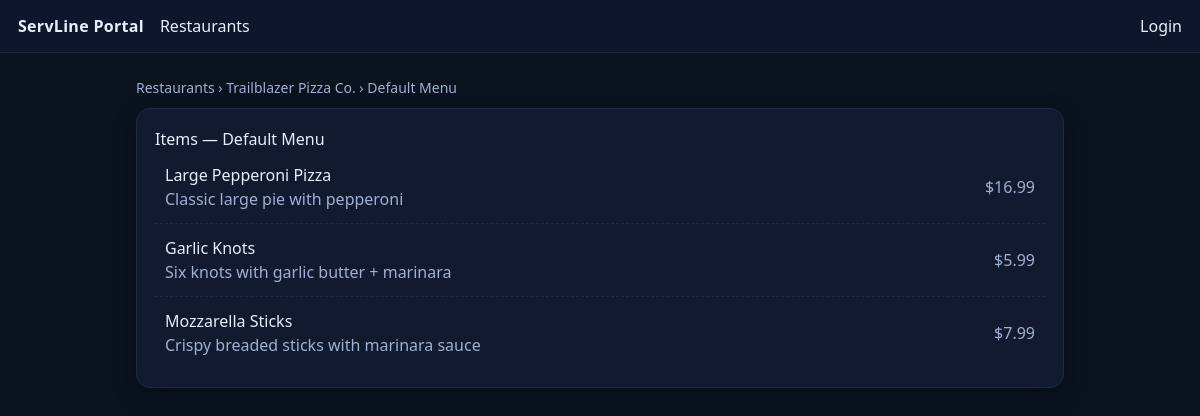
/menus/1/items, run on an earlier commit of the app's database.
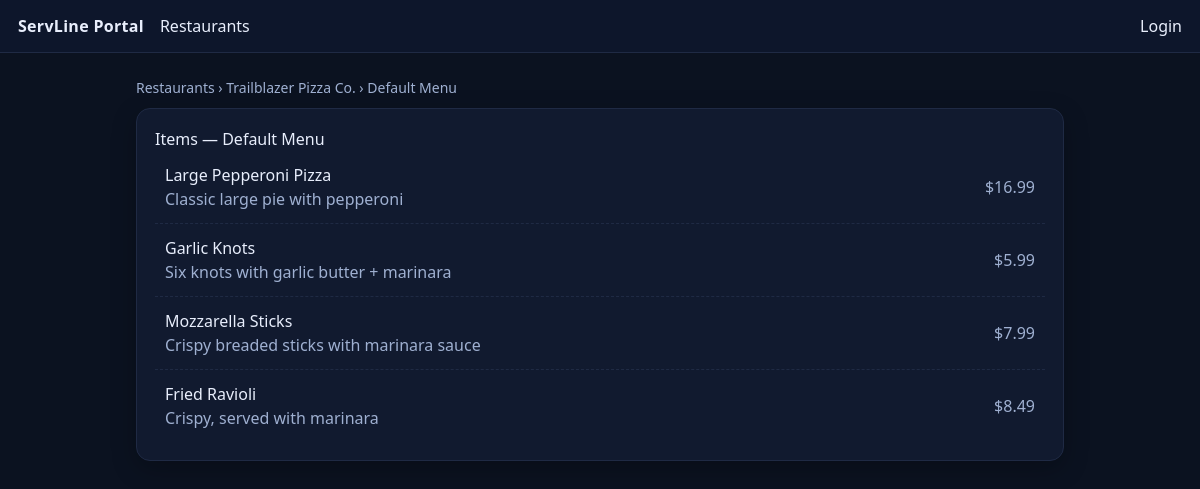
And on a later commit of the database.
### tables this page shows
CREATE TABLE restaurants (
  id INTEGER PRIMARY KEY AUTOINCREMENT,
  name TEXT NOT NULL,
  phone TEXT,
  address TEXT,
  active INTEGER NOT NULL DEFAULT 1,
  created_at TEXT NOT NULL DEFAULT (datetime('now'))
);

CREATE TABLE menus (
  id INTEGER PRIMARY KEY AUTOINCREMENT,
  restaurant_id INTEGER NOT NULL,
  name TEXT NOT NULL,
  active INTEGER NOT NULL DEFAULT 1,
  created_at TEXT NOT NULL DEFAULT (datetime('now')),
  FOREIGN KEY (restaurant_id) REFERENCES restaurants(id) ON DELETE CASCADE
);

CREATE TABLE menu_items (
  id INTEGER PRIMARY KEY AUTOINCREMENT,
  menu_id INTEGER NOT NULL,
  name TEXT NOT NULL,
  description TEXT,
  price_cents INTEGER NOT NULL,
  is_available INTEGER NOT NULL DEFAULT 1,
  created_at TEXT NOT NULL DEFAULT (datetime('now')),
  FOREIGN KEY (menu_id) REFERENCES menus(id) ON DELETE CASCADE
);

### portal/app.py (the view)
@app.get("/menus/<int:menu_id>/items")
def items_page(menu_id):
    with db_connect() as conn:
        menu = conn.execute(
            "SELECT * FROM menus WHERE id=?", (menu_id,)
        ).fetchone()
        if not menu:
            abort(404)
        rest = conn.execute(
            "SELECT * FROM restaurants WHERE id=?", (menu["restaurant_id"],)
        ).fetchone()
        items = conn.execute(
            "SELECT * FROM menu_items WHERE menu_id=? AND is_available=1 ORDER BY id",
            (menu_id,),
        ).fetchall()
    return render_template("items.html", restaurant=rest, menu=menu, items=items)

### portal/app.py (called while the page is built)
def db_connect():
    conn = sqlite3.connect(DB_PATH)
    conn.row_factory = sqlite3.Row
    return conn

### portal/templates/items.html (shortened to what this page needs)
{% extends "base.html" %}
{% block content %}
  <p class="crumbs">
    <a href="/restaurants">Restaurants</a> ›
    <a href="/restaurants/{{ restaurant.id }}/menus">{{ restaurant.name }}</a> ›
    {{ menu.name }}
  </p>
  <div class="card">
    <h1>Items — {{ menu.name }}</h1>
    <ul class="list">
      {% for it in items %}
        <li class="row">
          <div>
            <div>{{ it.name }}</div>
            {% if it.description %}<div class="muted">{{ it.description }}</div>{% endif %}
          </div>
          <div class="muted">
            ${{ '%.2f'|format(it.price_cents/100) }}
          </div>
        </li>
      {% endfor %}
    </ul>
  </div>
{% endblock %}

### portal/templates/base.html (shortened to what this page needs)
<!doctype html>
<html lang="en">
  <head>
    <script src="https://cdn.tailwindcss.com"></script>
  </head>
  <body class="bg-bg text-ink">
    <div class="nav">
      <div class="brand"><a href="/">ServLine Portal</a></div>
      <div><a href="/restaurants" class="hover:underline">Restaurants</a></div>
      <div class="ml-auto">
        {% if session.get('user') %}
          <form method="post" action="/logout" style="display:inline">
            <button class="bg-panel border border-line px-3 py-1 rounded-xl hover:underline">
              Logout
            </button>
          </form>
        {% else %}
          <a href="/login" class="hover:underline">Login</a>
        {% endif %}
      </div>
    </div>
    <div class="wrap">
      {% block content %}{% endblock %}
    </div>
  </body>
</html>

### portal/templates/base.html (style rules this page uses)
:root { --bg:#0b1220; --panel:#111a2f; --ink:#e8eefc; --muted:#9fb0d1; --line:#1f2a44; }
* { box-sizing: border-box; }
html,body { height:100%; margin:0; font-family:system-ui,-apple-system,Segoe UI,Roboto,Helvetica,Arial,sans-serif; background:var(--bg); color:var(--ink); }
a { color:#b7cdfb; text-decoration:none; }
.nav { display:flex; gap:16px; align-items:center; padding:14px 18px; border-bottom:1px solid var(--line); background:#0d162b; position:sticky; top:0; }
.brand { font-weight:700; letter-spacing:.3px; }
.wrap { max-width:960px; margin:24px auto; padding:0 16px; }
.card { background:var(--panel); border:1px solid var(--line); border-radius:14px; padding:18px; box-shadow:0 8px 24px rgba(0,0,0,.25); }
.list { margin:0; padding:0; list-style:none; }
.row { display:flex; align-items:center; justify-content:space-between; padding:12px 10px; border-bottom:1px dashed var(--line); }
.row:last-child { border-bottom:none; }
.crumbs { color:var(--muted); margin:0 0 10px; font-size:14px; }
h1,h2 { margin:0 0 10px; }
.muted { color:var(--muted); }
.ml-auto { margin-left: auto; }

What changed in the data, as far as the page shows it:
added menu_items: name "Fried Ravioli", description "Crispy, served with marinara", it.price_cents/100 "8.49"
